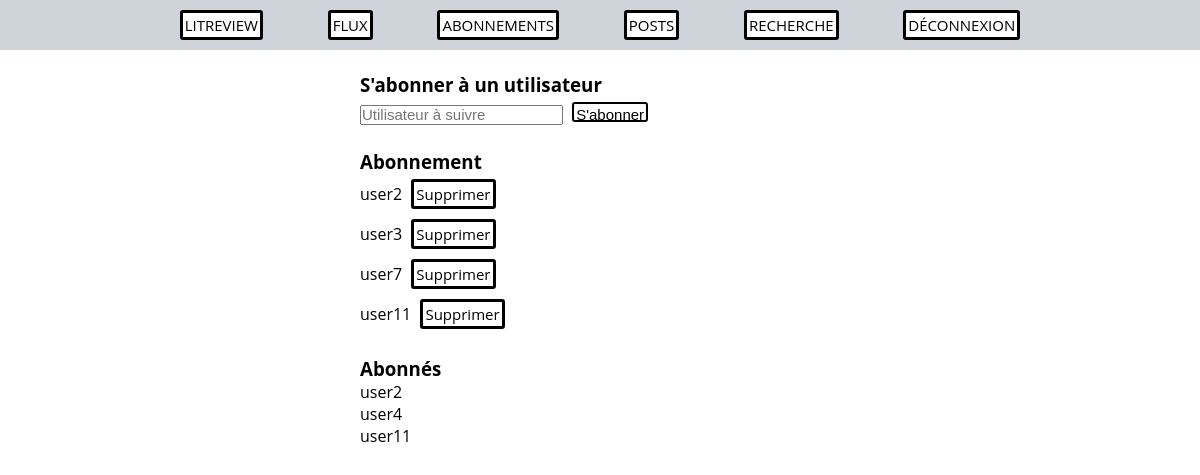
Page /users/create_followup/ (signed in) on the earlier database version.
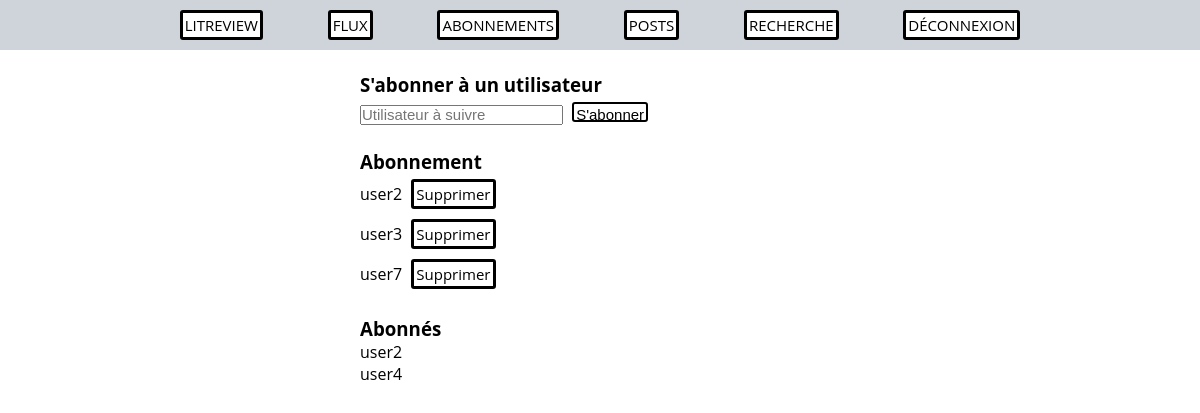
Same page on the later database version.
### users/models.py (models this page shows)
class UserFollows(models.Model):
    user = models.ForeignKey(to=settings.AUTH_USER_MODEL, on_delete=models.CASCADE, related_name="following")
    followed_user = models.ForeignKey(
        to=settings.AUTH_USER_MODEL, on_delete=models.CASCADE, related_name="followed_by")
    class Meta:
        unique_together = ('user', 'followed_user')

### users/views.py (the view, shortened to what this page needs)
# urls.py: path("create_followup/", login_required(UserFollowsCreateView.as_view()), name="create_followup"),
class UserFollowsCreateView(LoginRequiredMixin, CreateView):
	model = UserFollows
	template_name = "create_followup.html"
	form_class = UserFollowsForm
	success_url = reverse_lazy("create_followup")
	def get_form_kwargs(self):
		kwargs = super().get_form_kwargs()
		kwargs["user"] = self.request.user
		return kwargs
	def get_context_data(self, **kwargs):
		context = super(UserFollowsCreateView, self).get_context_data(**kwargs)
		followups = UserFollows.objects.filter(user=self.request.user)
		context["followups"] = followups
		followers = UserFollows.objects.filter(followed_user=self.request.user)
		context["followers"] = followers
		return context

### users/forms.py (shortened to what this page needs)
class UserFollowsForm(ModelForm):
	followed_user = CharField(required=True)
	class Meta:
		model = UserFollows
		fields = ["followed_user"]
	def __init__(self, user, *args, **kwargs):
		super().__init__(*args, **kwargs)
		self.fields['followed_user'].widget.attrs['placeholder'] = "Utilisateur à suivre"
		self.fields['followed_user'].label = ""
		self.user = user

### users/templates/create_followup.html (shortened to what this page needs)
{% extends "base.html" %}
{% block content %}
    <div id="followup">
        <br>
        <h3>S'abonner à un utilisateur</h3>
        <form method="POST" enctype="multipart/form-data">
            {{ form.followed_user }}
            <input type="submit" value="S'abonner">
        </form>
        <br>
        {% if followups %}
            <h3>Abonnement</h3>
            {% for user in followups %}
                <p>   {{ user.followed_user }}
                <a href="{% url 'delete_followup' id=user.id %}">Supprimer</a>
                </p>
                {% endfor %}
        {% endif %}
        <br>
        {% if followers %}
            <h3>Abonnés</h3>
            {% for user in followers %}
                        <p> {{ user.user }} </p>
            {% endfor %}
        {% endif %}
    </div>
{% endblock %}

Differences in the rows shown:
removed UserFollows: followed_user "user11", shown under "Abonnement"
no longer on this page (row unchanged): UserFollows: user "user11", shown under "Abonnés"
